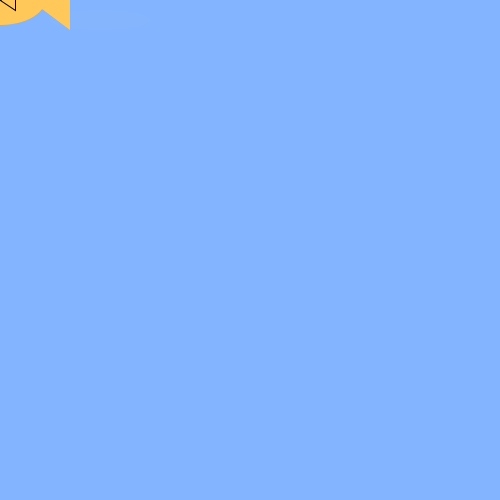
Frame 1 (no input)
Frame 60 (the mouse pressed at the canvas centre just before this capture): identical to frame 1, image omitted
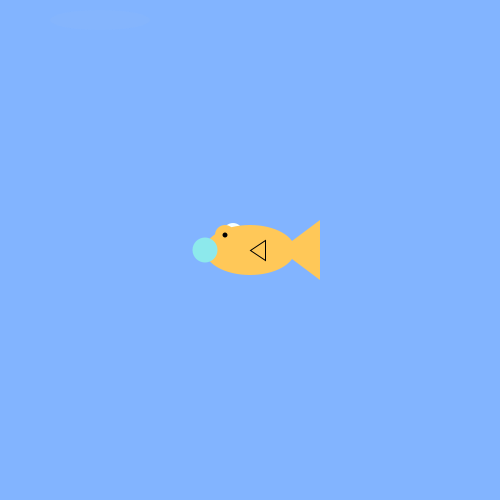
Frame 120 (the mouse held since frame 60 and released just before this capture)

The Processing sketch that drew these frames (run headless with seeded random() and noise(); from frame 60 on, the mouse is pressed at the canvas centre):

// Processing sketch: fish
// ── fish.pde
int foodX = 100;
int foodY = 20;
void setup(){
size(500,500);
}
void draw(){
background(130,180,260);
fill(200, 10);
noStroke();
ellipse(foodX, foodY, 100,20);
print("  FISH  ");

  noStroke();
  fill(244,255,255);
  ellipse(mouseX-17,mouseY-17,20,20);
  fill(255,200,88);
  ellipse(mouseX,mouseY,90,50);
  triangle(mouseX+30,mouseY,mouseX+70,mouseY+30,mouseX+70,mouseY-
  30);
  stroke(0);
  triangle(mouseX,mouseY,mouseX+15,mouseY+10,mouseX+15,mouseY-
  10);
  noStroke();
  fill(255,200,88);
  ellipse(mouseX-25,mouseY-15,20,20);
  fill(0,0,0);
  ellipse(mouseX-25,mouseY-15,5,5);
  fill(141,233,236);
  ellipse(mouseX-45,mouseY,25,25);
}
